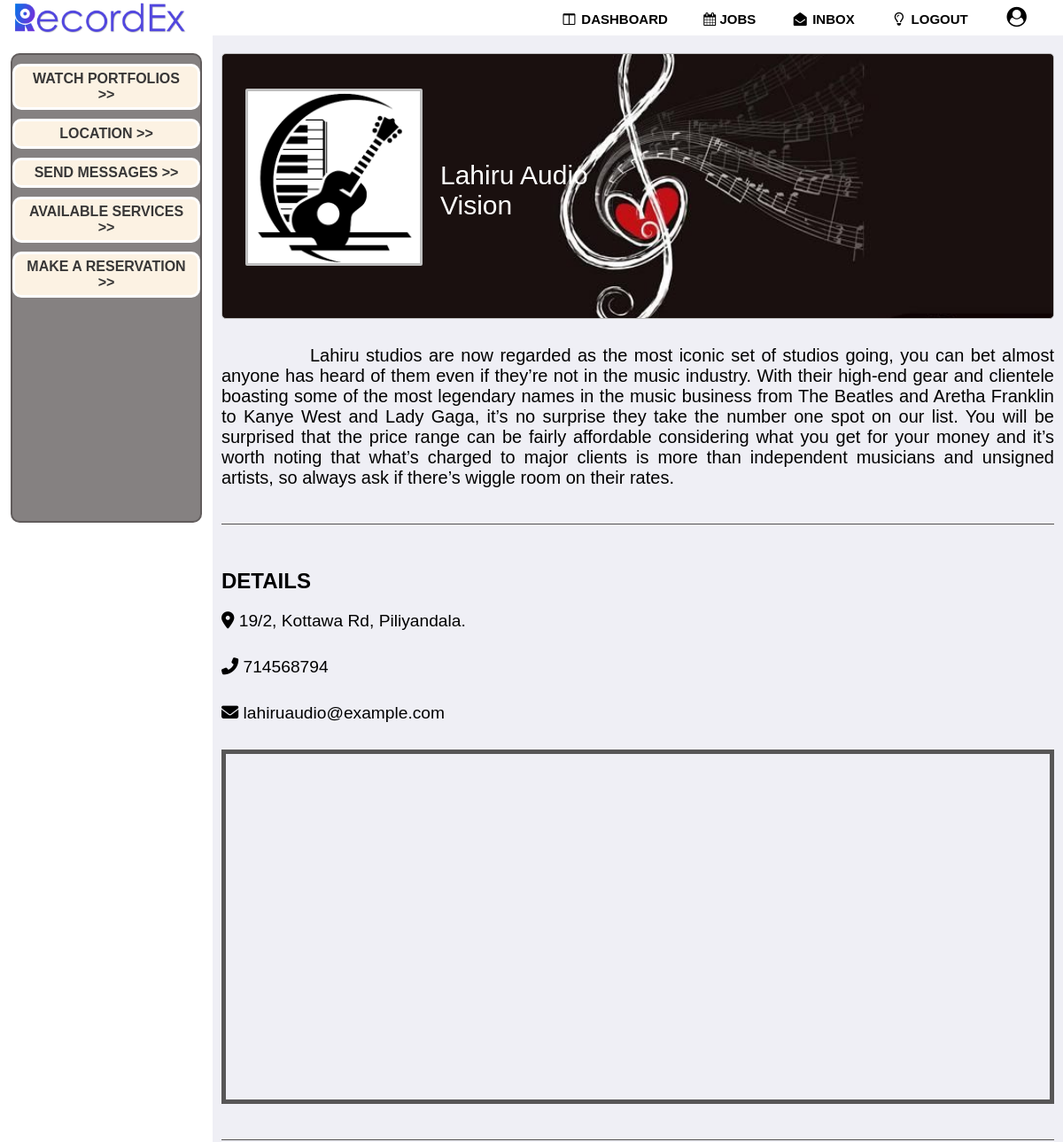
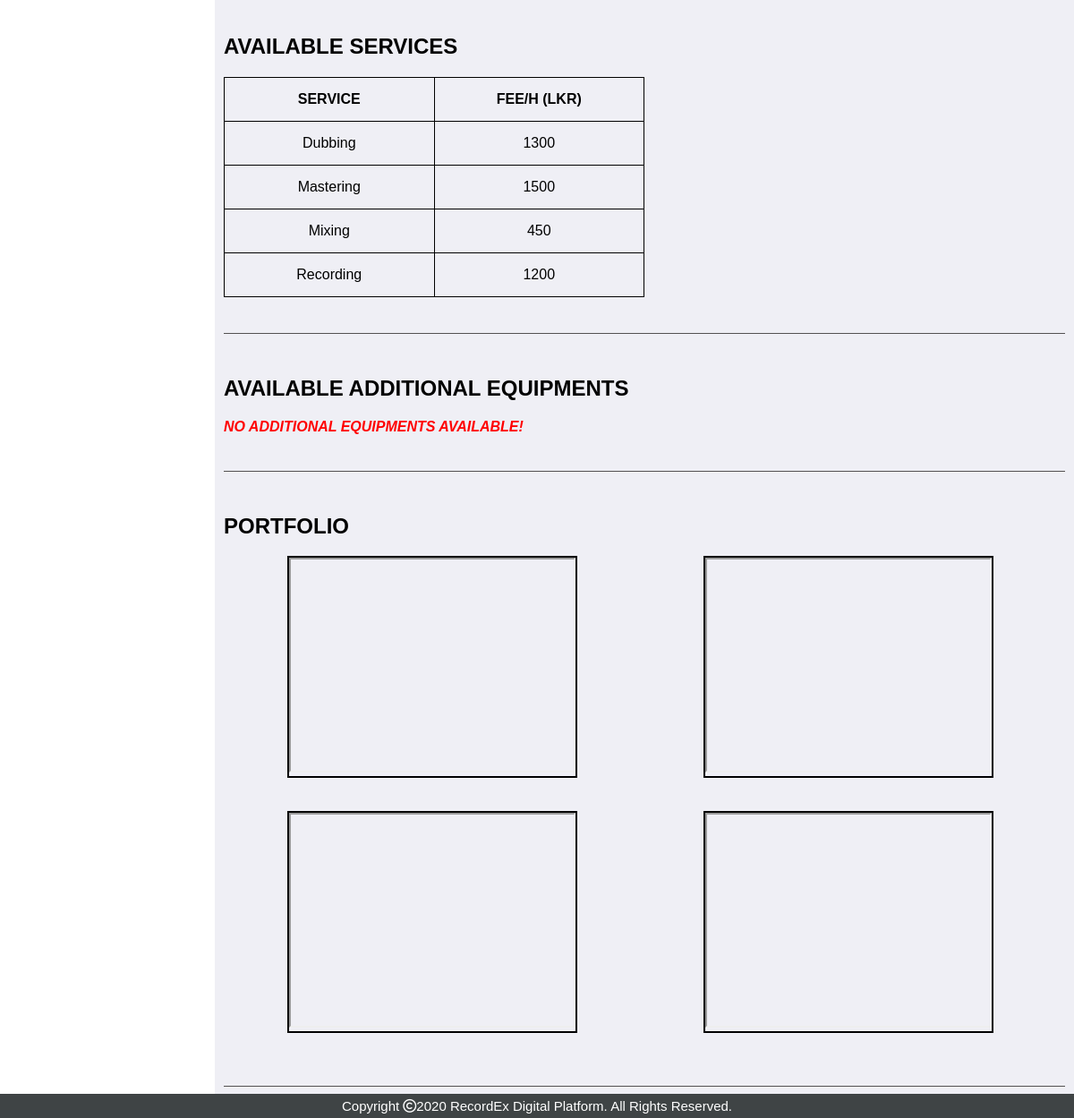
Screenshot of /view/customer/studio_prof.php?studio_id=36 (signed in) with the database file from the repository (2 pictures, top to bottom).
### tables this page shows
CREATE TABLE `studio` (
  `studio_id` int(5) NOT NULL,
  `studio_name` varchar(100) NOT NULL,
  `s_address_line1` varchar(100) NOT NULL,
  `s_address_line2` varchar(100) NOT NULL,
  `s_city` varchar(100) NOT NULL,
  `distric` varchar(100) NOT NULL,
  `postalcode` varchar(100) NOT NULL,
  `s_email` varchar(100) NOT NULL,
  `password` varchar(200) NOT NULL,
  `s_tele_no` int(20) NOT NULL,
  `paypal` varchar(100) NOT NULL,
  `owner_id` int(100) NOT NULL,
  `profile` varchar(500) NOT NULL,
  `cover` varchar(500) NOT NULL,
  `description` text NOT NULL,
  `latitude` varchar(50) NOT NULL,
  `longitude` varchar(50) NOT NULL,
  `verified` tinyint(4) NOT NULL DEFAULT 0,
  `email_verified` tinyint(1) NOT NULL DEFAULT 0,
  `owner_verified` tinyint(1) NOT NULL DEFAULT 0,
  `blocked` int(1) NOT NULL DEFAULT 0,
  `status` varchar(10) NOT NULL DEFAULT 'Active now'
);

CREATE TABLE `studio_service` (
  `studio_id` int(100) NOT NULL,
  `service_name` varchar(100) NOT NULL,
  `service_charge` double NOT NULL,
  `status` int(1) NOT NULL DEFAULT 1
);

CREATE TABLE `studio_portfolio` (
  `id` int(5) NOT NULL,
  `studio_id` int(5) NOT NULL,
  `port1` varchar(15) DEFAULT 'pGCNVz4USLM',
  `port2` varchar(15) NOT NULL DEFAULT '0dUMGM7cu88',
  `port3` varchar(15) NOT NULL DEFAULT 'QzBACI0YP84',
  `port4` varchar(15) NOT NULL DEFAULT 'taOtlyhftU4'
);

### view/customer/studio_prof.php (the view, shortened to what this page needs)
<?php
require_once('../../inc/connection.php');
if(isset($_GET['studio_id'])){
	$studio_id = $_SESSION['studio_id'];
}
else if(isset($_SESSION['studio_id'])){
	$studio_id = $_SESSION['studio_id'];
}
	$query="SELECT * FROM studio WHERE studio_id=$studio_id";
	$result_set=mysqli_query($connection,$query);
	if($result_set){
		$studio_record=mysqli_fetch_assoc($result_set);
		$studio_id=$studio_record['studio_id'];
		if($studio_record['cover']){
			$cover_url="../../img/studio/$studio_record[cover]";
		}
		else{
			$cover_url="../../img/studio/studio_cover.jpg";
		}
		if($studio_record['profile']){
			$profile_url="../../img/studio/$studio_record[profile]";
		}
		else{
			$profile_url="../../img/studio/studio_profile.jpg";
		}
		$studio_name=$studio_record['studio_name'];
		$description = $studio_record['description'];
		$query2 = "SELECT * FROM studio_portfolio WHERE studio_id = '$studio_id'";
		$result_set2 = mysqli_query($connection,$query2);
		$port_record = mysqli_fetch_assoc($result_set2);
		$query3="SELECT * FROM studio_service WHERE studio_id=$studio_id";
		$result_set3=mysqli_query($connection,$query3);
		$query4="SELECT name,charge FROM studio_audio_gear WHERE studio_id=$studio_id GROUP BY name";
		$result_set4=mysqli_query($connection,$query4);
	}
?>
<!DOCTYPE html>
<html>
<head>
	<link rel="stylesheet" type="text/css" href="../../css/customer/studio_prof.css">
</head>
<body>
	<?php require_once('../../inc/cust_dash_navbar.php');?>
	<div class="row">
	<div class="secondary">
	  <div class="btnbox">
		<a href="#portfolio" id="portbtn">Watch Portfolios >></a>
		<a href="#details">Location >></a>
		<a href="../../view/customer/cust_chat.php?studio_id=<?php echo $studio_id?>" id="reservebtn">Send messages >></a>
		<a href="#services" id="servicebtn">Available Services >></a>
		<a href="select_date.php" id="reservebtn">Make a Reservation >></a>
	  </div>
	</div>
	<div class="primary">
	<div class="container">
		<div class="cover" style="background-image: url(<?php echo $cover_url?>);">
		  <div class="pic" style="background-image: url(<?php echo $profile_url?>);"></div>
		  <p><?php echo $studio_name ?></p>
		</div>
	</div>
	<div class="container" id="description">
	  <p><?php echo $description;?></p>
	</div>
	<div id="details" class="container details">
		  <h2>DETAILS</h2>
		  <div class="detailist">
          <div class="place">
            <span class="fas fa-map-marker-alt"></span>
            <span class="text"><?php echo $studio_record['s_address_line1'].', '.$studio_record['s_address_line2'].', '.$studio_record['s_city'].'.';?></span>
		  </div>
		  <div class="phone">
            <span class="fas fa-phone-alt"></span>
            <span class="text"><?php echo $studio_record['s_tele_no']; ?></span>
		  </div>
		  <div class="email">
            <span class="fas fa-envelope"></span>
            <span class="text"><?php echo $studio_record['s_email']; ?></span>
		  </div>
		  </div>
		  <div id="map"></div>
	</div>
	<div id="services" class="container" style="top: 10%; padding-bottom: 5%">
		<h2>AVAILABLE SERVICES</h2>
		<div class="service clearfix">
		<?php
		  if(mysqli_num_rows($result_set3)>0){
		 	echo "<table>
			<tr>
			<th>SERVICE</th>
			<th>FEE/H (LKR)</th>
			</tr>";
			while($row3 = mysqli_fetch_assoc($result_set3)){
			  echo "<tr>";
  			  echo "<td>" . $row3['service_name'] . "</td>";
  			  echo "<td>" . $row3['service_charge'] . "</td>";
			  echo "</tr>";
			}
			echo "</table>";
		  }
		  else{
		    echo "<p style='color:red;'><b><i>NO SERVICES AVAILABLE!</i></b></p>";
		  }
		  ?>
		</div>
	</div>
	<div id="services" class="container" style="top: 10%; padding-bottom: 5%">
		<h2>AVAILABLE ADDITIONAL EQUIPMENTS</h2>
		<div class="service clearfix">
		<?php
		  if(mysqli_num_rows($result_set4)>0){
			echo "<table>
			<tr>
			<th>EQUIPMENT</th>
			<th>FEE/H (LKR)</th>
			</tr>";
			while($row4 = mysqli_fetch_assoc($result_set4)){
			  echo "<tr>";
  			  echo "<td>" . $row4['name'] . "</td>";
			  echo "<td>" . $row4['charge'] . "</td>";
			  echo "</tr>";
			}
			echo "</table>";
		  }
		  else{
			echo "<p style='color:red;'><b><i>NO ADDITIONAL EQUIPMENTS AVAILABLE!</i></b></p>";
		  }
		  ?>
		</div>
	</div>
	<div class="container portfolio" id="portfolio">
		<h2>PORTFOLIO</h2>
		<?php
		if(mysqli_num_rows($result_set2)>0 && ($port_record['port1']!=NULL || $port_record['port2']!=NULL || $port_record['port3'] || $port_record['port4'])){
		  echo
		   "<div class='video'>
			<iframe width='320' height='240' poster='../../img/studio-mic.jpg' controls src='https://www.youtube.com/embed/$port_record[port1]' type='video/mp4'>
			</iframe>
			</div>
		    <div class='video'>
		    <iframe width='320' height='240' poster='../../img/studio-mic.jpg' controls src='https://www.youtube.com/embed/$port_record[port2]' type='video/mp4'>
		    </iframe>
		    </div>
		    <div class='video'>
		    <iframe width='320' height='240' poster='../../img/studio-mic.jpg' controls src='https://www.youtube.com/embed/$port_record[port3]' type='video/mp4'>
		    </iframe>
		    </div>
		    <div class='video'>
		    <iframe width='320' height='240' poster='../../img/studio-mic.jpg' controls src='https://www.youtube.com/embed/$port_record[port4]' type='video/mp4'>
		    </iframe>
		    </div>";
		}
		else{
			echo "<p style='color:red; padding-top:15px;'><b><i>NO PORTFOLIOS AVAILABLE!</i></b></p>";
		}
		?>
	</div>
	</div>
	</div>
	<?php require_once('../../inc/minfooter.php');?>
</body>
</html>

### css/customer/studio_prof.css (style rules this page uses)
body { margin: 0; padding: 0; font-family:sans-serif; overflow:auto; scroll-behavior: smooth; }
.row { padding-top: 40px; }
.secondary { width: 20%; float: left; position: fixed; }
.primary { background: rgba(223, 223, 235, 0.5); overflow: auto; width: 80%; float: right; box-sizing: border-box; padding: 10px; }
.btnbox { width: 90%; height: 530px; border: 2px solid rgba(82, 76, 76,0.7); border-radius: 10px; margin-top: 20px; margin-left: auto; margin-right: auto; display: block; background-color: rgba(82, 76, 76, 0.7); padding-bottom: 10px; }
.secondary a { width: 100%; padding: 5px 12px 5px 12px; background-color: rgb(252, 242, 227); margin-left: auto; margin-right: auto; display: block; text-decoration: none; font-family: sans-serif; font-weight: bold; text-transform: uppercase; color: rgb(56, 55, 55); text-align: center; border: 3px solid rgb(255, 255, 255); border-radius: 10px; margin-top: 10px; }
.cover { margin-top: 10px; margin-bottom: 30px; float: left; width: 100%; border: 1px solid silver; border-radius: 5px; text-align: left; font-size: 25px; overflow: hidden; height: 300px; overflow: hidden; background-position: center; background-repeat: no-repeat; background-size: cover; }
.pic { margin-top: 40px; margin-left: 26px;; float: left; width: 200px; height: 200px; border: 3px solid silver; border-radius: 2px; bottom: 1px; position: relative; background-size: contain; overflow: hidden; background-position: center; background-repeat: no-repeat; background-size: cover; }
.cover p { font-size: 30px; color: white; position: absolute; display: inline-block; margin-top: 120px; margin-left: 20px; max-width: 250px; }
#description p { padding-bottom: 40px; text-indent:100px; font-size: 20px; text-align: justify; border-bottom: 1px solid rgb(83, 81, 81); margin-bottom: 50px; }
.details { padding-bottom: 40px; margin-bottom: 40px; border-bottom: 1px solid rgb(83, 81, 81); }
#map { height: 400px; width: 100%; border: 5px solid #575656; }
.place,.phone,.email { padding-bottom: 30px; font-size: 1.2em; }
.place { margin-top: 20px; }
.service { width: 100%; margin-top: 20px; margin-left: auto; margin-right: auto; display: block; box-sizing: border-box; position: relative; padding-bottom: 40px; border-bottom: 1px solid rgb(83, 81, 81); }
.clearfix { overflow: auto; }
.video { float: left; margin: 2% 7.5%; border: 2px solid black; }
.portfolio { border-bottom: 1px solid rgb(83,81,81); padding-bottom: 40px; margin-bottom: 25px; overflow: auto; }
table,th,td { text-align: center; width: 50%; border: 1px solid black; border-collapse: collapse; }
th, td { padding: 15px; }

### inc/cust_dash_navbar.php (style rules this page uses)
* { padding: 0; margin: 0; text-decoration: none; list-style: none; box-sizing: border-box; }

### rows the page displays
studio: cover (picture), profile (picture), studio_name "Lahiru Audio Vision", description "Lahiru studios are now regarded as the most iconic set of studios going, you can bet almost anyone has heard of them even if they’re not in the music industry. With their high-end gear and clientele boasting some of the most legendary names in the music business from The Beatles and Aretha Franklin to Kanye West and Lady Gaga, it’s no surprise they take the number one spot on our list. You will be surprised that the price range can be fairly affordable considering what you get for your money and it’s worth noting that what’s charged to major clients is more than independent musicians and unsigned artists, so always ask if there’s wiggle room on their rates.", s_address_line1 "19/2", s_address_line2 "Kottawa Rd", s_city "Piliyandala", s_tele_no "714568794", s_email "lahiruaudio@example.com"
studio_service: service_name "Dubbing", service_charge "1300"
studio_service: service_name "Mastering", service_charge "1500"
studio_service: service_name "Mixing", service_charge "450"
studio_service: service_name "Recording", service_charge "1200"
